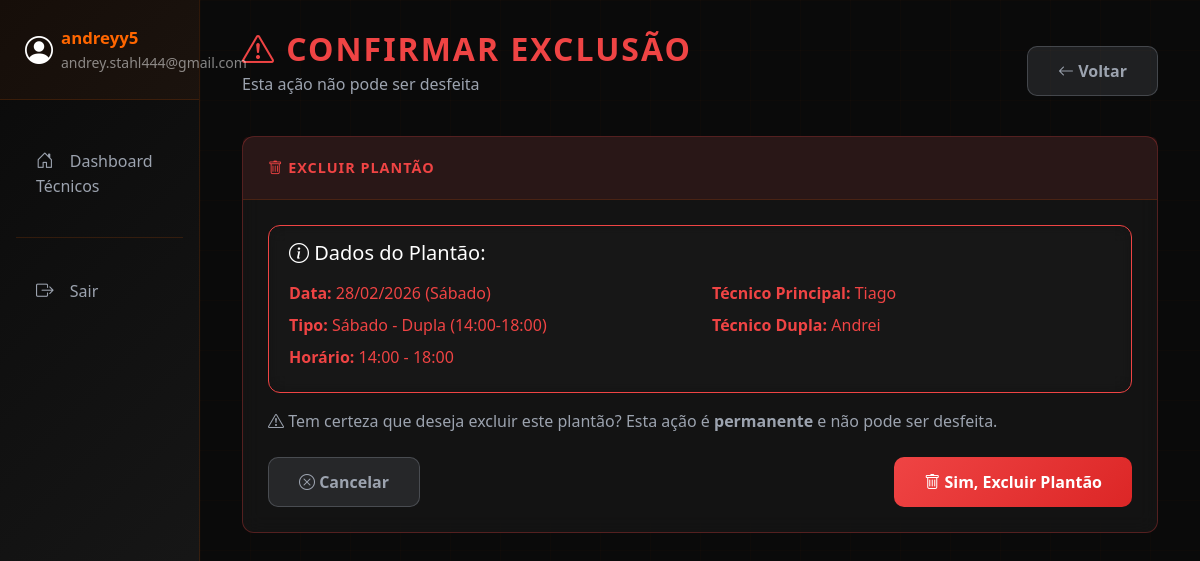
Page /plantao/tecnicos/deletar/1/ (signed in) on the earlier database version.
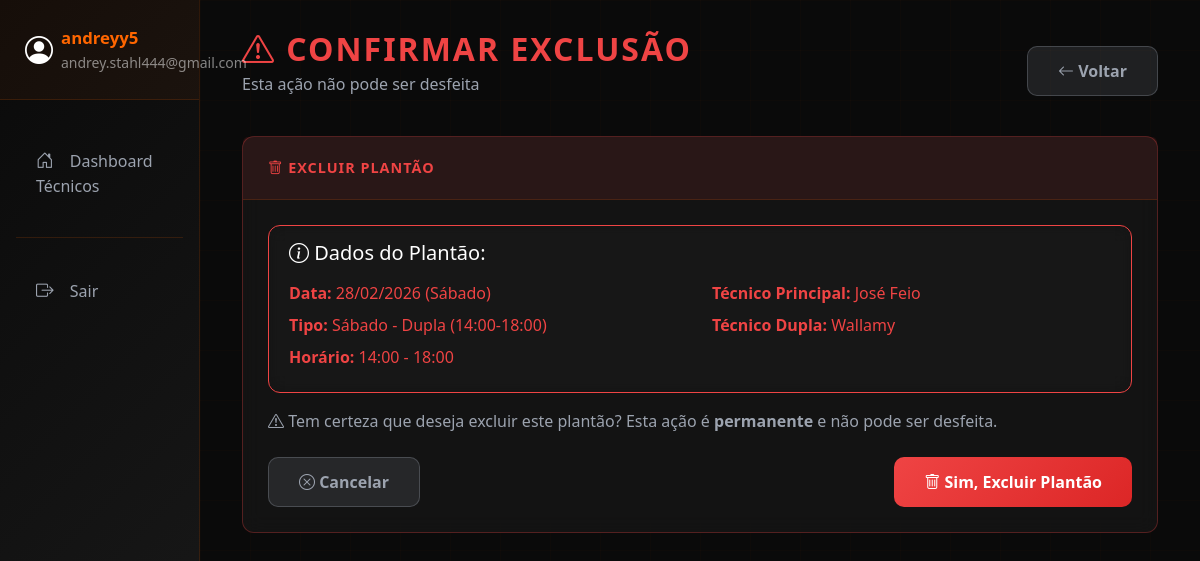
Same page on the later database version.
### apps/plantao/models.py (models this page shows, shortened)
class PlantaoTecnico(models.Model):
    TIPO_CHOICES = [
        ('SABADO_DUPLA', 'Sábado - Dupla (14:00-18:00)'),
        ('DOMINGO_SOLO', 'Domingo - Solo (Dia Todo)'),
        ('AVULSO_SOLO', 'Dia Avulso - Solo (Dia Todo)'),
    ]
    tecnico_principal = models.ForeignKey(
        TecnicoCampo,
        on_delete=models.CASCADE,
        related_name='plantoes_principal'
    )
    tecnico_dupla = models.ForeignKey(
        TecnicoCampo,
        on_delete=models.CASCADE,
        related_name='plantoes_dupla',
        null=True,
        blank=True,
        help_text="Apenas para plantões de sábado"
    )
    data = models.DateField()
    tipo = models.CharField(max_length=20, choices=TIPO_CHOICES)
    hora_inicio = models.TimeField()
    hora_fim = models.TimeField()
    observacoes = models.TextField(blank=True, null=True)
    criado_em = models.DateTimeField(auto_now_add=True)
    atualizado_em = models.DateTimeField(auto_now=True)
    class Meta:
        verbose_name = "Plantão Técnico"
        verbose_name_plural = "Plantões Técnicos"
        ordering = ['data', 'hora_inicio']
        unique_together = ['data', 'tipo']  # Não pode ter 2 plantões do mesmo tipo no mesmo dia
    @property
    def dia_semana(self):
        dias = ['Segunda', 'Terça', 'Quarta', 'Quinta', 'Sexta', 'Sábado', 'Domingo']
        return dias[self.data.weekday()]

class TecnicoCampo(models.Model):
    user = models.OneToOneField(
        User,
        on_delete=models.SET_NULL,
        null=True,
        blank=True,
        related_name='tecnico'
    )
    nome_completo = models.CharField(max_length=200)
    telefone = models.CharField(max_length=20, blank=True, null=True)
    email = models.EmailField(blank=True, null=True)
    ordem_fila = models.IntegerField(default=0, help_text="Ordem na rotação de plantões")
    ativo = models.BooleanField(default=True)
    criado_em = models.DateTimeField(auto_now_add=True)
    atualizado_em = models.DateTimeField(auto_now=True)
    class Meta:
        verbose_name = "Técnico de Campo"
        verbose_name_plural = "Técnicos de Campo"
        ordering = ['ordem_fila', 'nome_completo']

### apps/plantao/views.py (the view)
    def wrapper(request, *args, **kwargs):
        if not is_admin(request.user):
            messages.error(request, '🔒 Você não tem permissão para acessar esta página.')
            return redirect('dashboard')
        return view_func(request, *args, **kwargs)

### apps/plantao/views.py (called while the page is built)
def is_admin(user):
    return user.groups.filter(name='Administrador').exists() or user.is_superuser

def get_user_colaborador(user):
    try:
        return Colaborador.objects.get(user=user)
    except Colaborador.DoesNotExist:
        return None

def admin_required(view_func):
    def wrapper(request, *args, **kwargs):
        if not is_admin(request.user):
            messages.error(request, '🔒 Você não tem permissão para acessar esta página.')
            return redirect('dashboard')
        return view_func(request, *args, **kwargs)
    return wrapper

def notificacoes_processor(request):
    if request.user.is_authenticated:
        colaborador = get_user_colaborador(request.user)
        if colaborador:
            nao_lidas = Notificacao.objects.filter(
                colaborador=colaborador,
                lida=False
            ).count()
            return {'notificacoes_nao_lidas': nao_lidas}
    return {'notificacoes_nao_lidas': 0}

### templates/dashboard/tecnicos/confirmar_delete.html (shortened to what this page needs)
{% extends 'base.html' %}
{% block content %}
<div class="d-flex justify-content-between align-items-center mb-4">
    <div>
        <h2 class="mb-1" style="color: #ef4444; font-weight: 700; text-transform: uppercase; letter-spacing: 2px;">
            <i class="bi bi-exclamation-triangle"></i> Confirmar Exclusão
        </h2>
        <p class="text-muted">Esta ação não pode ser desfeita</p>
    </div>
    <a href="{% url 'dashboard_tecnicos' %}" class="btn btn-secondary">
        <i class="bi bi-arrow-left"></i> Voltar
    </a>
</div>
<div class="card" style="border-color: rgba(239, 68, 68, 0.3);">
    <div class="card-header" style="background: rgba(239, 68, 68, 0.1); color: #ef4444;">
        <i class="bi bi-trash"></i> Excluir Plantão
    </div>
    <div class="card-body">
        <div class="alert alert-danger">
            <h5 class="mb-3"><i class="bi bi-info-circle"></i> Dados do Plantão:</h5>
            <div class="row">
                <div class="col-md-6">
                    <p class="mb-2"><strong>Data:</strong> {{ plantao.data|date:"d/m/Y" }} ({{ plantao.dia_semana }})</p>
                    <p class="mb-2"><strong>Tipo:</strong> {{ plantao.get_tipo_display }}</p>
                    <p class="mb-2"><strong>Horário:</strong> {{ plantao.hora_inicio|time:"H:i" }} - {{ plantao.hora_fim|time:"H:i" }}</p>
                </div>
                <div class="col-md-6">
                    <p class="mb-2"><strong>Técnico Principal:</strong> {{ plantao.tecnico_principal.nome_completo }}</p>
                    {% if plantao.tecnico_dupla %}
                    <p class="mb-2"><strong>Técnico Dupla:</strong> {{ plantao.tecnico_dupla.nome_completo }}</p>
                    {% endif %}
                </div>
            </div>
        </div>
        <p class="text-muted mb-4">
            <i class="bi bi-exclamation-triangle"></i>
            Tem certeza que deseja excluir este plantão? Esta ação é <strong>permanente</strong> e não pode ser desfeita.
        </p>
        <form method="post">
            <div class="d-flex justify-content-between">
                <a href="{% url 'dashboard_tecnicos' %}" class="btn btn-secondary">
                    <i class="bi bi-x-circle"></i> Cancelar
                </a>
                <button type="submit" class="btn btn-danger">
                    <i class="bi bi-trash"></i> Sim, Excluir Plantão
                </button>
            </div>
        </form>
    </div>
</div>
{% endblock %}

Differences in the rows shown:
changed PlantaoTecnico "Sábado": tecnico_principal.nome_completo "Tiago" → "José Feio"; tecnico_dupla.nome_completo "Andrei" → "Wallamy"
